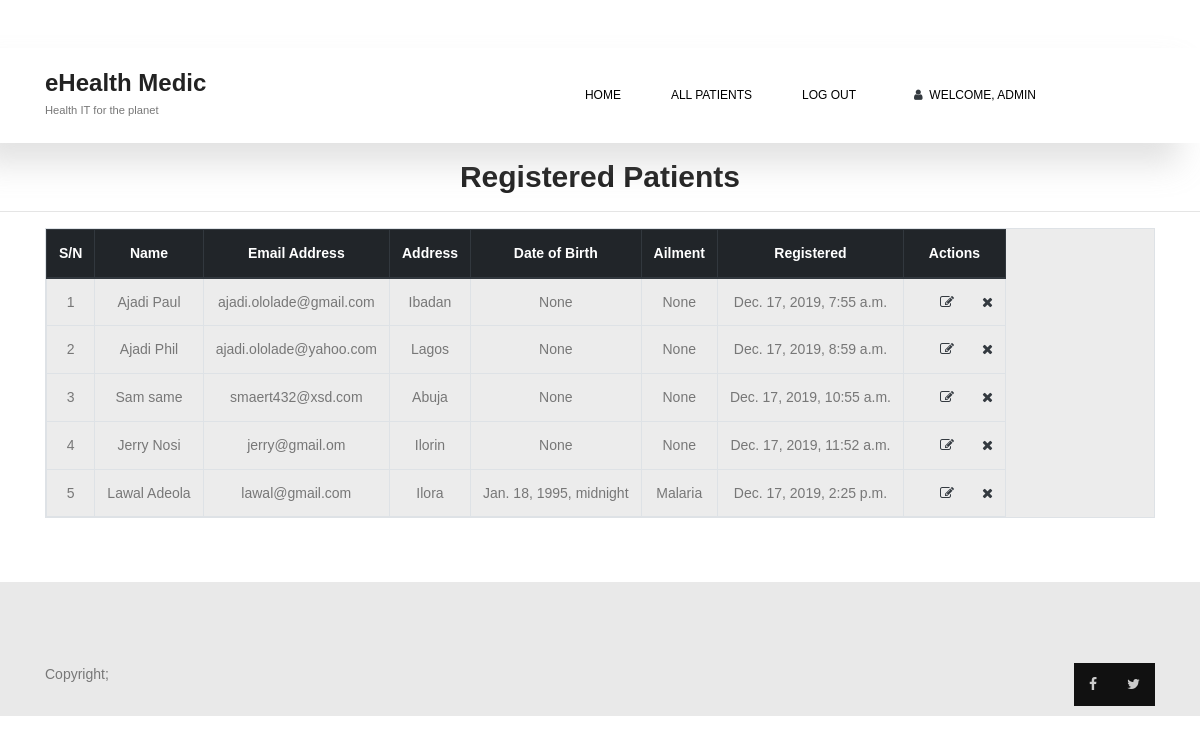
Page /all_patients/ (signed in) on the earlier database version.
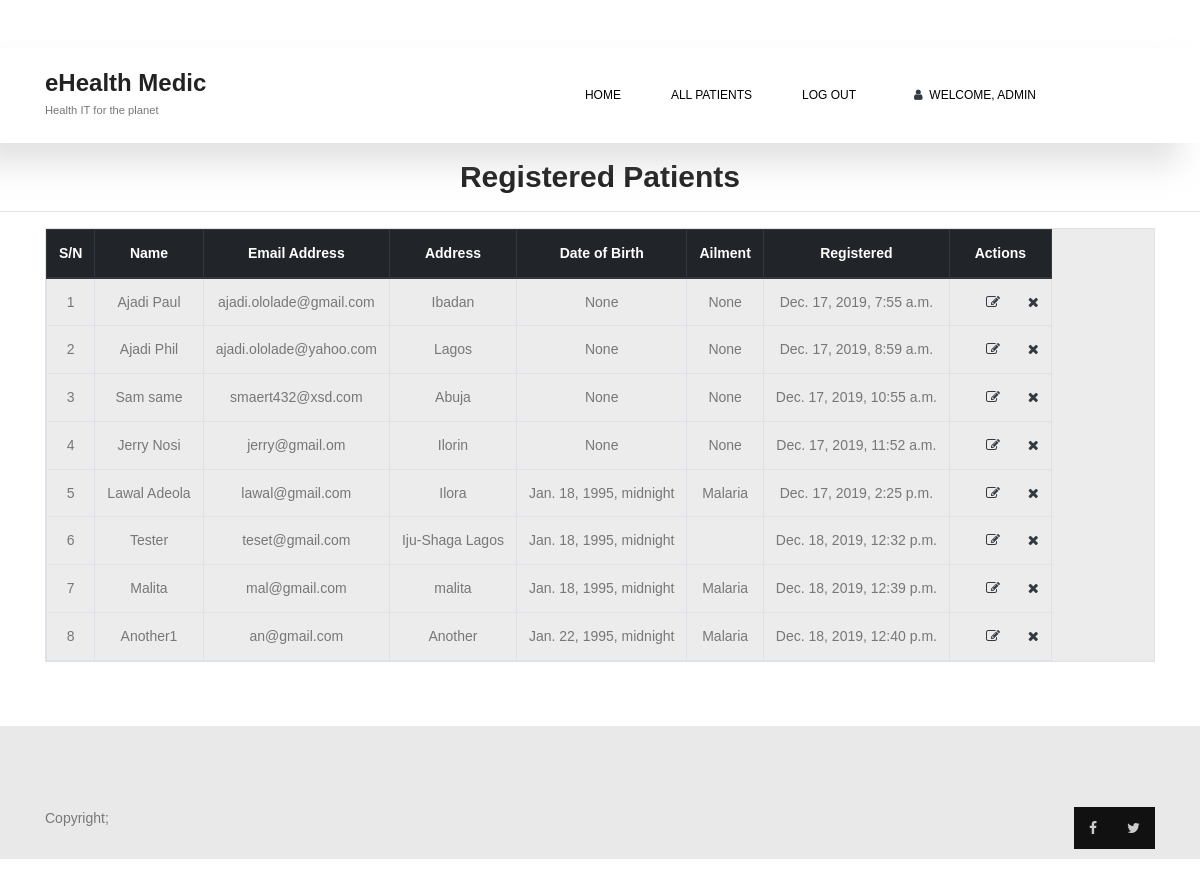
Same page on the later database version.
### accounts/models.py (models this page shows, shortened)
class accounts_patientmodel(models.Model):
    email = models.CharField(max_length=100, help_text='Enter your email address')
    name = models.CharField(max_length=200, null=True, unique=True)
    password = models.CharField(max_length=200, null=True)
    address = models.TextField(max_length=800, null=True)
    dob = models.DateTimeField(null=True)
    nationality = models.CharField(max_length=200, null=True, unique=True)
    place_of_birth = models.CharField(max_length=200, null=True, unique=True)
    diseased = models.CharField(max_length=200, null=True, unique=False)
    created_at = models.DateTimeField(auto_now_add=True)
    updated_at = models.DateTimeField(null=True)

### accounts/views.py (the view)
# urls.py: url(r'^all_patients/', views.AllPatients, name='all_patients'),
@login_required
def AllPatients(request):
    accounts_patients = accounts_patientmodel.objects.all()
    return render(request, 'allPatients.html', {'accounts_get': accounts_patients})

### medics/templates/allPatients.html
{% extends 'base.html' %}
{% block content %}
<br>
  <h2 class="my-3 text-center">Registered <strong>Patients</strong> </h2>
  <hr>
  <div class="container w-100 text-center align-content-center justify-content-md-center ">
    <table id="patients" class="table table-responsive table-active table-bordered table-hover">
      <thead class=" thead-dark ">
        <tr>
          <th>S/N</th>
          <th>Name</th>
          <th>Email Address</th>
          <th>Address</th>
          <th>Date of Birth</th>
          <th>Ailment</th>
          <th>Registered</th>
          <th>Actions</th>
        </tr>
      </thead>
      <tbody>
      {% for val in accounts_get %}
        <tr class=" table-row">
          <td class="align-middle">{{ val.id }} </td>
          <td class="align-middle">{{ val.name }} </td>
          <td class="align-middle">{{ val.email }} </td>
          <td class="align-middle">{{ val.address }} </td>
          <td class="align-middle">{{ val.dob }} </td>
          <td class="align-middle">{{ val.diseased }} </td>
          <td class="align-middle">{{ val.created_at }} </td>
          <td class="align-middle">
            <i class="text-dark fa fa-edit px-4"></i>
            <i class="text-dark fa fa-times"></i>
          </td>
        </tr>
      {%endfor%}
      </tbody>
    </table>
  </div>
{% endblock %}

Differences in the rows shown:
added accounts_patientmodel: id "6", name "Tester", email "teset@gmail.com", address "Iju-Shaga Lagos", dob "Jan. 18, 1995, midnight", created_at "Dec. 18, 2019, 12:32 p.m."
added accounts_patientmodel: id "7", name "Malita", email "mal@gmail.com", address "malita", dob "Jan. 18, 1995, midnight", diseased "Malaria", created_at "Dec. 18, 2019, 12:39 p.m."
added accounts_patientmodel: id "8", name "Another1", email "an@gmail.com", address "Another", dob "Jan. 22, 1995, midnight", diseased "Malaria", created_at "Dec. 18, 2019, 12:40 p.m."
